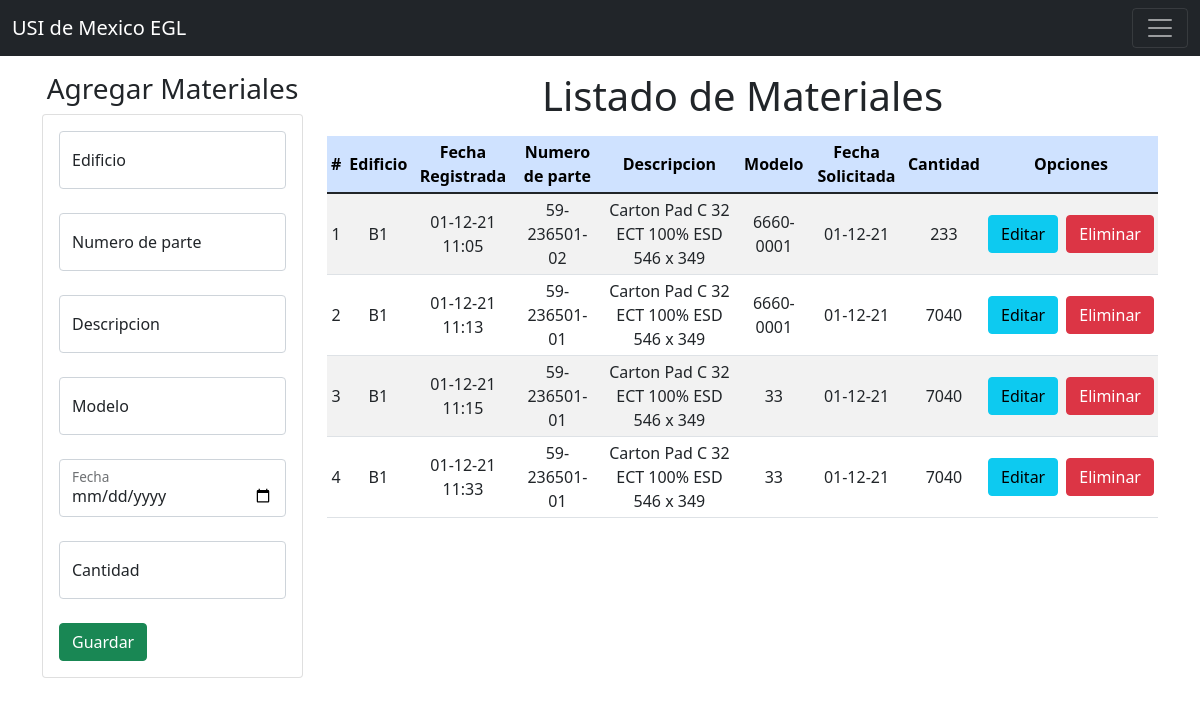
The page / (signed in) on the database its author committed.
### Aplicaciones/Academico/models.py (models this page shows, shortened)
class Curso(models.Model):
    num = models.AutoField(primary_key=True)
    edificio = models.CharField(max_length=2)
    fecharegistrada = models.CharField(max_length=20)
    numerodeparte = models.CharField(max_length=20)
    descripcion = models.CharField(max_length=50)
    modelo = models.CharField(max_length=50)
    fecha = models.CharField(max_length=50)
    solicitud = models.CharField(max_length=50)

### Aplicaciones/Academico/views.py (the view)
# urls.py: path('', views.home),
@login_required
def home(request):
    cursosListados = Curso.objects.all()
    return render(request, "gestionCursos.html", {"cursos": cursosListados})

### Aplicaciones/Academico/templates/gestionCursos.html (shortened to what this page needs)
{% extends "./base.html" %} {% block title %} Agregar Materiales {% endblock %}
{% block body %}
<div class="row">
  <div class="col-sm-12 col-md-6 col-lg-4 col-xl-3 mx-auto">
    <br />
    <br />
    <h3 align="center">Agregar Materiales</h3>
    <div class="card">
      <div class="card-body">
        <form action="/registrarCurso/" method="POST">
          <div class="form-floating">
            <input
              type="text"
              id="txtEdificio"
              name="txtEdificio"
              class="form-control"
              placeholder="Edificio"
              required
            />
            <label for="floatingTextarea">Edificio</label>
          </div>
          <br />
          <div class="form-floating">
            <input
              type="text"
              id="txtNumerodeparte"
              name="txtNumerodeparte"
              class="form-control"
              placeholder="Numero de parte"
              required
            />
            <label for="floatingTextarea">Numero de parte</label>
          </div>
          <br />
          <div class="form-floating">
            <input
              type="text"
              id="txtDescripcion"
              name="txtDescripcion"
              class="form-control"
              placeholder="Descripcion"
              maxlength="50"
              required
            />
            <label for="floatingTextarea">Descripcion</label>
          </div>
          <br />
          <div class="form-floating">
            <input
              type="text"
              id="txtnumModelo"
              name="txtnumModelo"
              class="form-control"
              placeholder="Modelo"
              required
            />
            <label for="floatingTextarea">Modelo</label>
          </div>
          <br />
          <div class="form-floating">
            <input
              type="date"
              id="txtFecha"
              name="txtFecha"
              class="form-control"
              placeholder="Fecha"
              required
            />
            <label for="floatingTextarea">Fecha</label>
          </div>
          <br />
          <div class="form-floating">
            <input
              type="text"
              id="txtSolicitud"
              name="txtSolicitud"
              class="form-control"
              placeholder="Solicitud"
              required
            />
            <label for="floatingTextarea">Cantidad</label>
          </div>
          <br />
          <div class="form-group">
            <button type="submit" class="btn btn-success btn-block text-white">
              Guardar
            </button>
          </div>
        </form>
      </div>
    </div>
  </div>
  <div class="col-sm-12 col-md-6 col-lg-8 col-xl-9">
    <br />
    <br />
    <h1 align="center">Listado de Materiales</h1>
    <div class="table-responsive py-2">
      <table class="table table-striped table-sm">
        <thead class="table-primary">
          <tr>
            <th>#</th>
            <th>Edificio</th>
            <th>Fecha Registrada</th>
            <th>Numero de parte</th>
            <th>Descripcion</th>
            <th>Modelo</th>
            <th>Fecha Solicitada</th>
            <th>Cantidad</th>
            <th colspan="2">Opciones</th>
          </tr>
        </thead>
        <tbody>
          {% for c in cursos %}
          <tr>
            <td>{{forloop.counter}}</td>
            <td>{{c.edificio}}</td>
            <td>{{c.fecharegistrada}}</td>
            <td>{{c.numerodeparte}}</td>
            <td>{{c.descripcion}}</td>
            <td>{{c.modelo}}</td>
            <td>{{c.fecha}}</td>
            <td>{{c.solicitud}}</td>
            <td>
              <a href="edicionCurso/{{c.num}}" class="btn btn-info">Editar</a>
            </td>
            <td>
              <a
                href="eliminarCurso/{{c.num}}"
                class="btn btn-danger btnEliminacion"
                >Eliminar</a
              >
            </td>
          </tr>
          {% endfor %}
        </tbody>
      </table>
    </div>
  </div>
</div>
{% endblock %}

### Aplicaciones/Academico/templates/base.html (shortened to what this page needs)
<!DOCTYPE html>
<html lang="es">
<head>
    {% load static %}
    <link href="https://cdn.jsdelivr.net/npm/bootstrap@5.1.3/dist/css/bootstrap.min.css" rel="stylesheet">
    <link rel="stylesheet" href="{% static 'css/gestionCursos.css' %}">
</head>
<body>
  <nav class="navbar navbar-dark bg-dark fixed-top">
    <div class="container-fluid">
      <a class="navbar-brand" href="#">USI de Mexico EGL</a>
      <button class="navbar-toggler" type="button" data-bs-toggle="offcanvas" data-bs-target="#offcanvasNavbar" aria-controls="offcanvasNavbar">
        <span class="navbar-toggler-icon "></span>
      </button>
    </div>
  </nav>
    <div class="container py-4">
        {% block body %}
        {% endblock %}
    </div>
</body>
</html>

### Aplicaciones/Academico/static/css/gestionCursos.css (style rules this page uses)
th, td { text-align: center; vertical-align: middle; }

### rows shown on the page
Curso: edificio "B1", fecharegistrada "01-12-21 11:05", numerodeparte "59-236501-02", descripcion "Carton Pad C 32 ECT 100% ESD 546 x 349", modelo "6660-0001", fecha "01-12-21", solicitud "233"
Curso: edificio "B1", fecharegistrada "01-12-21 11:13", numerodeparte "59-236501-01", descripcion "Carton Pad C 32 ECT 100% ESD 546 x 349", modelo "6660-0001", fecha "01-12-21", solicitud "7040"
Curso: edificio "B1", fecharegistrada "01-12-21 11:15", numerodeparte "59-236501-01", descripcion "Carton Pad C 32 ECT 100% ESD 546 x 349", modelo "33", fecha "01-12-21", solicitud "7040"
Curso: edificio "B1", fecharegistrada "01-12-21 11:33", numerodeparte "59-236501-01", descripcion "Carton Pad C 32 ECT 100% ESD 546 x 349", modelo "33", fecha "01-12-21", solicitud "7040"
